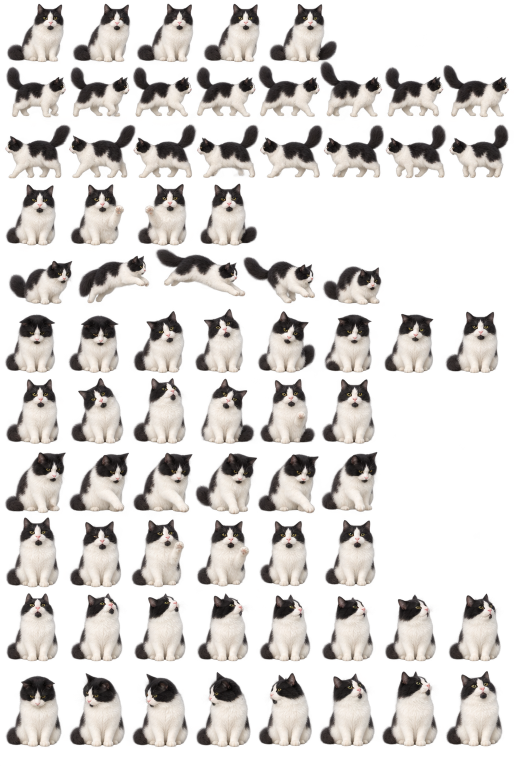
#> input picture Resources/CustomPets/coindex-cat/source-atlas.png, 1027 x 1531 px (shown at 1/2 size)
$ python pack-pet-atlas.py ../Resources/CustomPets/coindex-cat/source-atlas.png out.png
#> lines starting #> are read from the running program, lines starting #| are printed output that depends on the picture; after the words box and inside, x2 and y2 are one past the last pixel; in counts of white or black regions, pixels touching at a corner belong together
"""Register generated sprite artwork into coindex's existing 192x208 atlas.

Only slices, scales and packs imagegen artwork; does not draw or synthesize art.
Run using the bundled Python runtime (Pillow and numpy required).
"""
import argparse
from collections import deque
import hashlib
import json
from pathlib import Path

import numpy as np
from PIL import Image


def pack(source, destination):
    image = Image.open(source).convert('RGBA')
#> image is the input picture: PIL image 1027x1531 RGBA; mean R, G, B, A 78.6, 73.8, 70, 96.6
    pixels = np.array(image)
    alpha = pixels[:, :, 3]
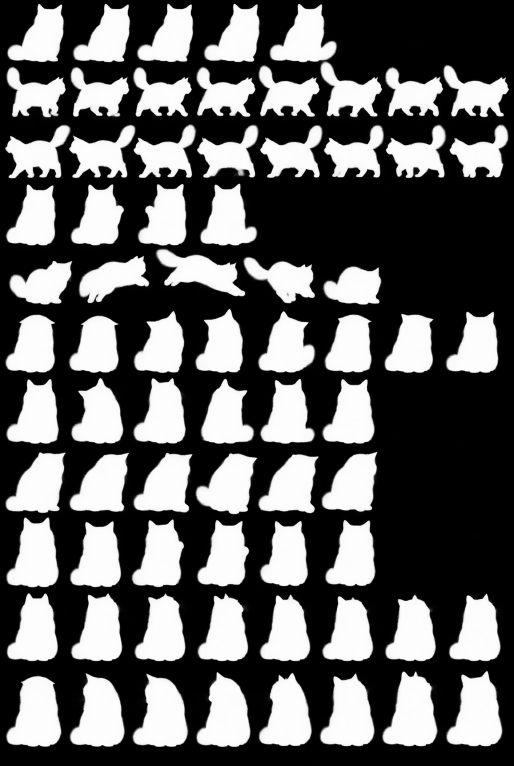
#> alpha: shape (1531, 1027) (shown at 1/2 size); min 0, max 255, mean 96.6
    height, width = alpha.shape
#> height = 1531; width = 1027
    core = alpha > 128
#> core: shape (1531, 1027) bool; 38.3% white; 72 white regions, largest, box (x1, y1, x2, y2) and area: (893, 1342, 1004, 1492) 11162, (765, 1343, 874, 1492) 10926, (13, 1352, 122, 1493) 10926
    owners = np.zeros(core.shape, dtype=np.int16)
    components = []
    seen = np.zeros(core.shape, dtype=bool)
    for y, x in zip(*np.where(core)):
        if seen[y, x]:
            continue
        queue = deque([(int(y), int(x))])
        seen[y, x] = True
        points = []
        while queue:
            cy, cx = queue.popleft()
            points.append((cy, cx))
            for ny, nx in ((cy-1, cx), (cy+1, cx), (cy, cx-1), (cy, cx+1)):
                if 0 <= ny < height and 0 <= nx < width and core[ny, nx] and not seen[ny, nx]:
                    seen[ny, nx] = True
                    queue.append((ny, nx))
        if len(points) > 1000:
            identifier = len(components) + 1
            ys, xs = np.array(points).T
            owners[ys, xs] = identifier
            components.append({'id': identifier, 'x': float(xs.mean()), 'y': float(ys.mean())})
#> this loop made 601757 passes
#> (y, x) on passes 1 to 12: (8, 77), (8, 78), (8, 79), (8, 210), (8, 211), (8, 212), (8, 335), (8, 336), (8, 337), (8, 468), (8, 469), (8, 470)
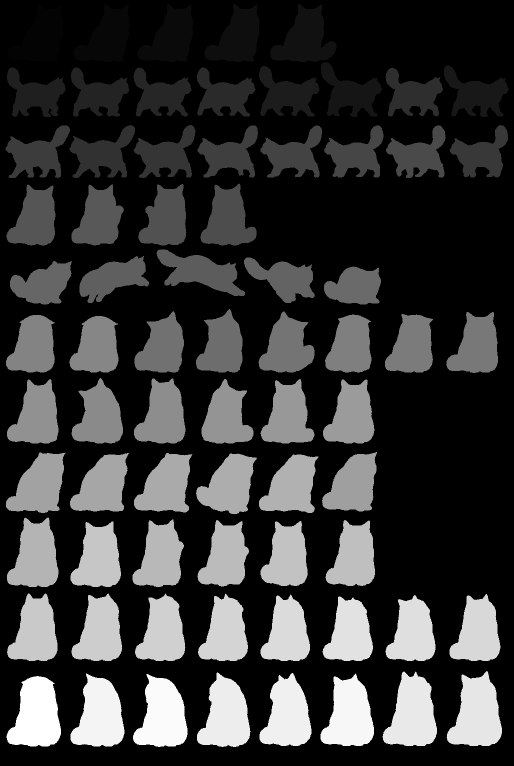
#> owners: shape (1531, 1027) int16 (shown at 1/2 size); min 0, max 72, mean 15; drawn with min black and max white
#> after the loop, components = 72 items

    # Retain each sprite's connected antialiased fur/whisker pixels while
    # keeping neighboring sprites separate where generated gutters are tight.
    frontier = deque()
    for y, x in zip(*np.where(owners > 0)):
        if any(0 <= ny < height and 0 <= nx < width and alpha[ny, nx] > 0 and owners[ny, nx] == 0
               for ny, nx in ((y-1, x), (y+1, x), (y, x-1), (y, x+1))):
            frontier.append((int(y), int(x)))
#> this loop made 601757 passes
    while frontier:
        y, x = frontier.popleft()
        identifier = owners[y, x]
        for ny, nx in ((y-1, x), (y+1, x), (y, x-1), (y, x+1)):
            if 0 <= ny < height and 0 <= nx < width and alpha[ny, nx] > 0 and owners[ny, nx] == 0:
                owners[ny, nx] = identifier
                frontier.append((ny, nx))
#> this loop made 238237 passes
#> (y, x, identifier) on passes 1 to 3: (8, 77, 1), (8, 78, 1), (8, 79, 1)
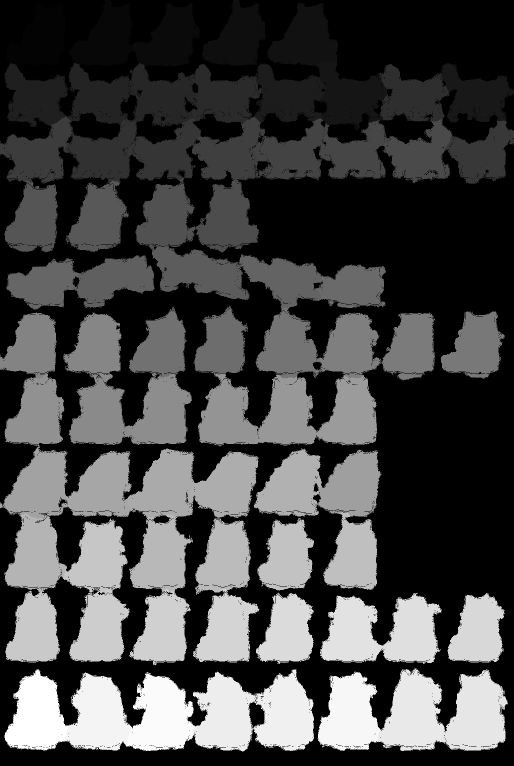
#> owners: shape (1531, 1027) int16 (shown at 1/2 size); 13.3% of pixels changed, all inside (x1, y1, x2, y2) = (0, 0, 1027, 1503); drawn with min black and max white

    # The generated source uses variable row spacing. These cut points are
    # verified gutters, rather than assuming uniform source cells.
    gutters = [0, 124, 240, 357, 495, 615, 752, 895, 1031, 1180, 1330, 1531]
    assert image.size == (1027, 1531), 'Source geometry changed; review row gutters.'
    rows = [[] for _ in range(11)]
    for component in components:
        for row in range(11):
            if gutters[row] <= component['y'] < gutters[row+1]:
                rows[row].append(component)
                break
#> this loop made 72 passes
#> component on passes 1 to 12: {'id': 1, 'x': 82.29, 'y': 75.11}, {'id': 2, 'x': 214.4, 'y': 75.27}, {'id': 3, 'x': 341.9, 'y': 75.05}, {'id': 4, 'x': 474.9, 'y': 75.17}, {'id': 5, 'x': 610.1, 'y': 77.78}, {'id': 6, 'x': 699.6, 'y': 186.3}, {'id': 7, 'x': 951.9, 'y': 188.1}, {'id': 8, 'x': 574, 'y': 188.2}, {'id': 9, 'x': 70.27, 'y': 189.2}, {'id': 10, 'x': 196.4, 'y': 189}, {'id': 11, 'x': 321.7, 'y': 189.4}, {'id': 12, 'x': 448, 'y': 189.3}
    for row in rows:
        row.sort(key=lambda value: value['x'])
    assert [len(row) for row in rows] == [5, 8, 8, 4, 5, 8, 6, 6, 6, 8, 8]
    atlas = Image.new('RGBA', (1536, 2288))
#> atlas: PIL image 1536x2288 RGBA; every value is 0
    record = []
    required = [6, 8, 8, 4, 5, 8, 6, 6, 6, 8, 8]
    for row_index, row in enumerate(rows):
        sprites = []
        bounds = []
        for component in row:
            identifier = component['id']
            ys, xs = np.where(owners == identifier)
            bbox = (int(xs.min()), int(ys.min()), int(xs.max()+1), int(ys.max()+1))
            piece = pixels[bbox[1]:bbox[3], bbox[0]:bbox[2]].copy()
            piece[owners[bbox[1]:bbox[3], bbox[0]:bbox[2]] != identifier] = 0
            sprites.append(Image.fromarray(piece, 'RGBA'))
            bounds.append(bbox)
        # A repeat of the initial pose closes the five-pose idle loop.
        if row_index == 0:
            sprites.append(sprites[0].copy())
            bounds.append(bounds[0])
        target_height = 164 if row_index not in (1, 2, 4) else 134
        scale = min(target_height / max(sprite.height for sprite in sprites),
                    164 / max(sprite.width for sprite in sprites))
        for column, sprite in enumerate(sprites):
            size = (round(sprite.width*scale), round(sprite.height*scale))
            sprite = sprite.resize(size, Image.Resampling.LANCZOS)
            x = column*192 + (192-sprite.width)//2
            bottom = 190
            if row_index == 4:
                # Preserve the generated takeoff/air/landing
                # displacement, scaled with the artwork.
                bottom -= round((max(box[3] for box in bounds)-bounds[column][3])*scale)
            y = row_index*208 + bottom-sprite.height
            atlas.alpha_composite(sprite, (x, y))
            record.append({'row': row_index, 'column': column, 'sourceBox': bounds[column],
                           'size': list(size), 'destination': [x, y]})
        assert len(sprites) == required[row_index]
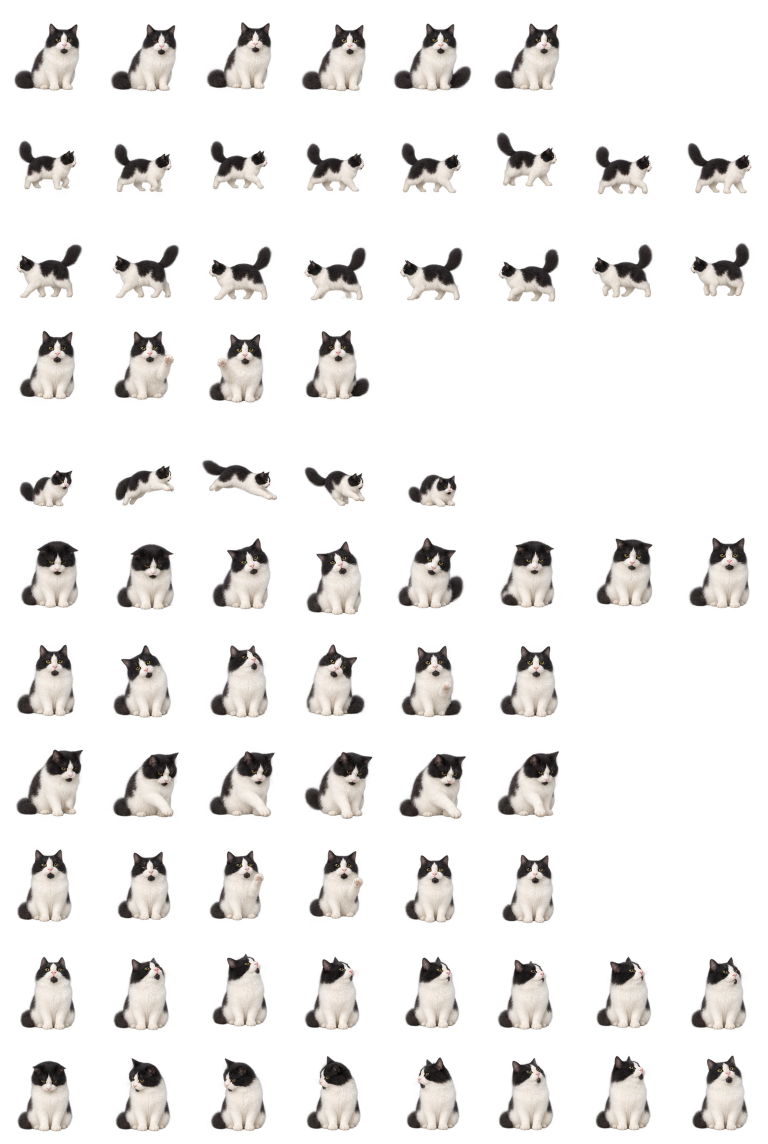
#> atlas: PIL image 1536x2288 RGBA (shown at 1/2 size); mean R, G, B, A 39, 36.7, 34.8, 48.6; transparent parts drawn white
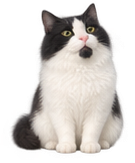
#> piece: shape (163, 135, 4); mean R, G, B, A 117.6, 111.7, 107.3, 128.4; transparent parts drawn white
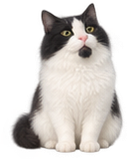
#> sprite: PIL image 134x162 RGBA; mean R, G, B, A 117.1, 111.2, 106.8, 128.3; transparent parts drawn white
#> after the loop, record = 73 items
    destination.mkdir(parents=True, exist_ok=True)
    atlas_path = destination/'spritesheet.png'
    atlas.save(atlas_path, optimize=True)
    manifest = {
        'id': 'coindex-cat', 'displayName': '小猫',
        'description': '黑白小猫：黑白长毛、粉鼻子、白色额纹和下巴黑斑。',
        'spritesheetPath': 'spritesheet.png', 'spriteVersion': 2,
    }
    (destination/'pet.json').write_text(json.dumps(manifest, ensure_ascii=False, indent=2)+'\n')
    report = {'generator': 'built-in imagegen', 'sourceSize': list(image.size),
              'atlasSize': list(atlas.size), 'cellSize': [192, 208],
              'requiredFrames': required, 'occupiedFrames': sum(required),
              'idleLoopClosure': 'Repeat the first pose after the five generated idle poses.',
              'sourceSHA256': hashlib.sha256(source.read_bytes()).hexdigest(),
              'atlasSHA256': hashlib.sha256(atlas_path.read_bytes()).hexdigest(), 'frames': record}
    (destination/'generation.json').write_text(json.dumps(report, indent=2)+'\n')
    print(json.dumps({key: value for key, value in report.items() if key != 'frames'}, indent=2))
#> (printed output is left out)


if __name__ == '__main__':
    parser = argparse.ArgumentParser()
    parser.add_argument('source', type=Path)
    parser.add_argument('destination', type=Path)
    args = parser.parse_args()
    pack(args.source, args.destination)
